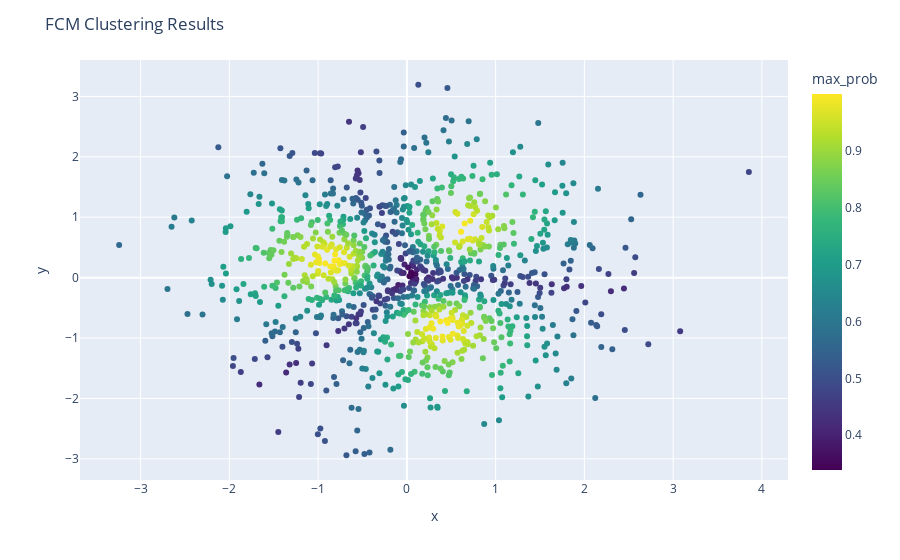

Notebook code cell kept with this figure:
### Code cell
# Create a 2D scatter plot of the data with color coding for the maximum probability
fig = px.scatter(df, x='x', y='y', color='max_prob', color_continuous_scale='Viridis')

# Add a title and axis labels
fig.update_layout(title='FCM Clustering Results',
                  xaxis_title='x',
                  yaxis_title='y')

# Show the plot
fig.show()

### Figure 1 — Plotly figure (JSON) as saved in the notebook; plotly's stock layout.template omitted (floating-point values rounded to 4 significant figures; data arrays with more than 128 entries replaced by an {"elided": "..."} marker saying what was removed)
{"data": [{"hovertemplate": "x=%{x}<br>y=%{y}<br>max_prob=%{marker.color}<extra></extra>", "legendgroup": "", "marker": {"color": {"elided": "1000 float values"}, "coloraxis": "coloraxis", "symbol": "circle"}, "mode": "markers", "name": "", "orientation": "v", "showlegend": false, "type": "scatter", "x": {"elided": "1000 float values"}, "xaxis": "x", "y": {"elided": "1000 float values"}, "yaxis": "y"}], "layout": {"coloraxis": {"colorbar": {"title": {"text": "max_prob"}}, "colorscale": [[0, "#440154"], [0.1111, "#482878"], [0.2222, "#3e4989"], [0.3333, "#31688e"], [0.4444, "#26828e"], [0.5556, "#1f9e89"], [0.6667, "#35b779"], [0.7778, "#6ece58"], [0.8889, "#b5de2b"], [1, "#fde725"]]}, "legend": {"tracegroupgap": 0}, "margin": {"t": 60}, "title": {"text": "FCM Clustering Results"}, "xaxis": {"anchor": "y", "domain": [0, 1], "title": {"text": "x"}}, "yaxis": {"anchor": "x", "domain": [0, 1], "title": {"text": "y"}}}}
